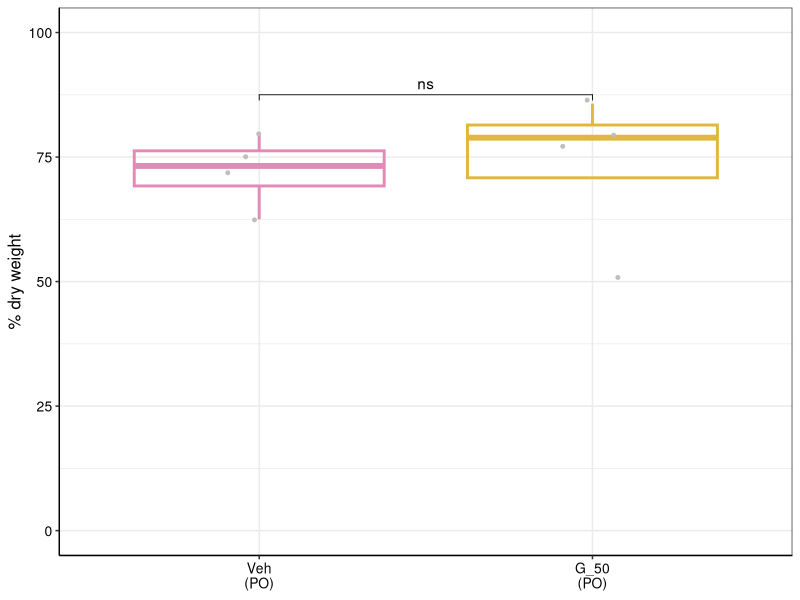
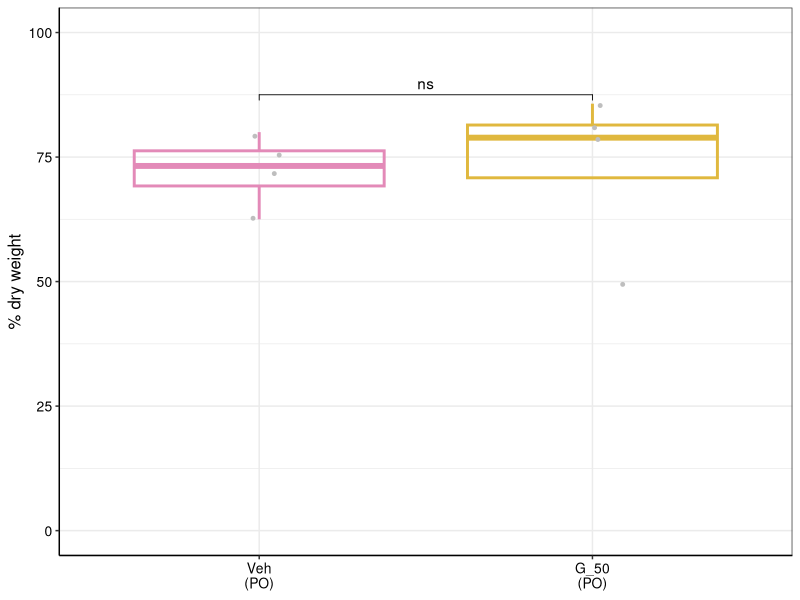

The R script that drew these images, in order:
## ---- chunk 1
library(dplyr)
library(ggplot2)
library(readxl)
library(ggpubr)
## ---- chunk 2
dryweight <- read_excel("Female cohort - PO/Data to plot - female cohort.xlsx", sheet = "% dry weight")
dryweight$`Mouse group` <- ifelse(dryweight$`Mouse group` == 'Veh (PO)', 'Veh\n(PO)', 'G_50\n(PO)')
dryweight$`Mouse group` <- factor(dryweight$`Mouse group`,
                                levels = c('Veh\n(PO)',
                                           'G_50\n(PO)'))

dryweight <- dplyr::rename(dryweight, pc_dry_weight=`% dry weight`)
## ---- chunk 3
ggplot(dryweight, aes(x = `Mouse group`, y = pc_dry_weight)) +
  geom_boxplot(aes(color = `Mouse group`), fill = NA, outlier.shape = NA, linewidth = 1) +
  geom_point(color = "grey", position = position_jitter(width = 0.1), size = 1) +
  scale_color_manual(values = c("Veh\n(PO)" = "#E38AB8", "G_50\n(PO)" = "#E0B83E")) +
  stat_compare_means(
    method = "t.test",
    label = "p.signif",
    comparisons = list(c("Veh\n(PO)", "G_50\n(PO)")),
    hide.ns = FALSE
  ) +
  theme_bw() +
  theme(
    legend.position = "none",
    axis.line = element_line(color = "black"),
    axis.text.y = element_text(size = 10, color = "black"),
    axis.text.x = element_text(size = 10, color = "black"),
    axis.title.y = element_text(size = 12, color = "black"),
    axis.title.x = element_blank()
  ) +
  labs(y = "% dry weight") + ylim(0,100)

ggsave("Female cohort - PO/dry_weight.pdf", width = 2, height = 2)
## ---- chunk 4
print(t.test(
  dplyr::filter(dryweight, `Mouse group` == 'Veh\n(PO)')$pc_dry_weight,
  dplyr::filter(dryweight, `Mouse group` == 'G_50\n(PO)')$pc_dry_weight
))
